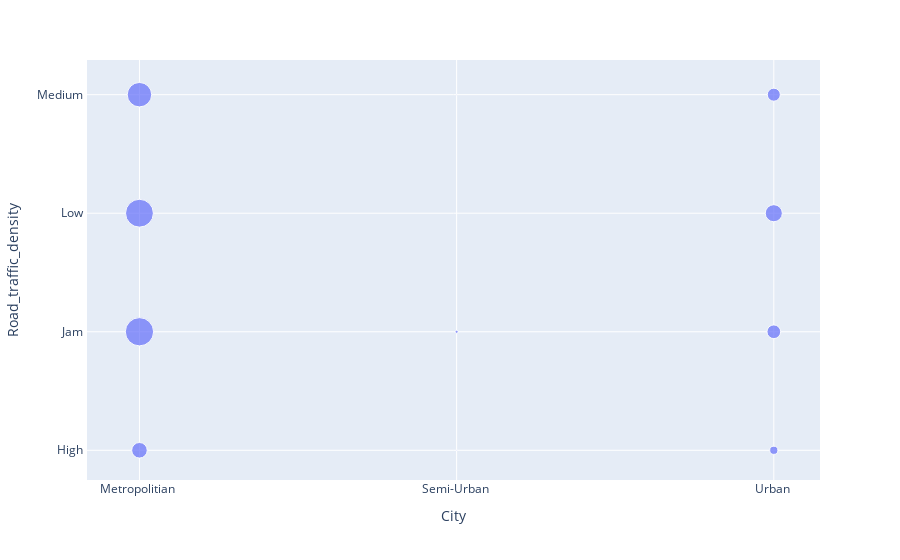

Notebook source saved alongside this figure:
### Code cell
df_aux = df1.loc[:, ['ID', 'Road_traffic_density', 'City']].groupby(['City','Road_traffic_density']).count().reset_index()
df_aux = df_aux.loc[df_aux['Road_traffic_density'] != 'NaN ', :]
df_aux = df_aux.loc[df_aux['City'] != 'NaN ', :]

px.scatter(df_aux, x='City', y='Road_traffic_density', size='ID')

### Figure 1 — Plotly figure (JSON) as saved in the notebook; plotly's stock layout.template omitted (floating-point values rounded to 4 significant figures)
{"data": [{"hovertemplate": "City=%{x}<br>Road_traffic_density=%{y}<br>ID=%{marker.size}<extra></extra>", "legendgroup": "", "marker": {"color": "#636efa", "size": [3306, 10899, 10573, 8153, 17, 135, 11, 917, 2567, 3973, 2313], "sizemode": "area", "sizeref": 27.25, "symbol": "circle"}, "mode": "markers", "name": "", "orientation": "v", "showlegend": false, "type": "scatter", "x": ["Metropolitian ", "Metropolitian ", "Metropolitian ", "Metropolitian ", "Semi-Urban ", "Semi-Urban ", "Semi-Urban ", "Urban ", "Urban ", "Urban ", "Urban "], "xaxis": "x", "y": ["High ", "Jam ", "Low ", "Medium ", "High ", "Jam ", "Medium ", "High ", "Jam ", "Low ", "Medium "], "yaxis": "y"}], "layout": {"legend": {"itemsizing": "constant", "tracegroupgap": 0}, "margin": {"t": 60}, "xaxis": {"anchor": "y", "domain": [0, 1], "title": {"text": "City"}}, "yaxis": {"anchor": "x", "domain": [0, 1], "title": {"text": "Road_traffic_density"}}}}
